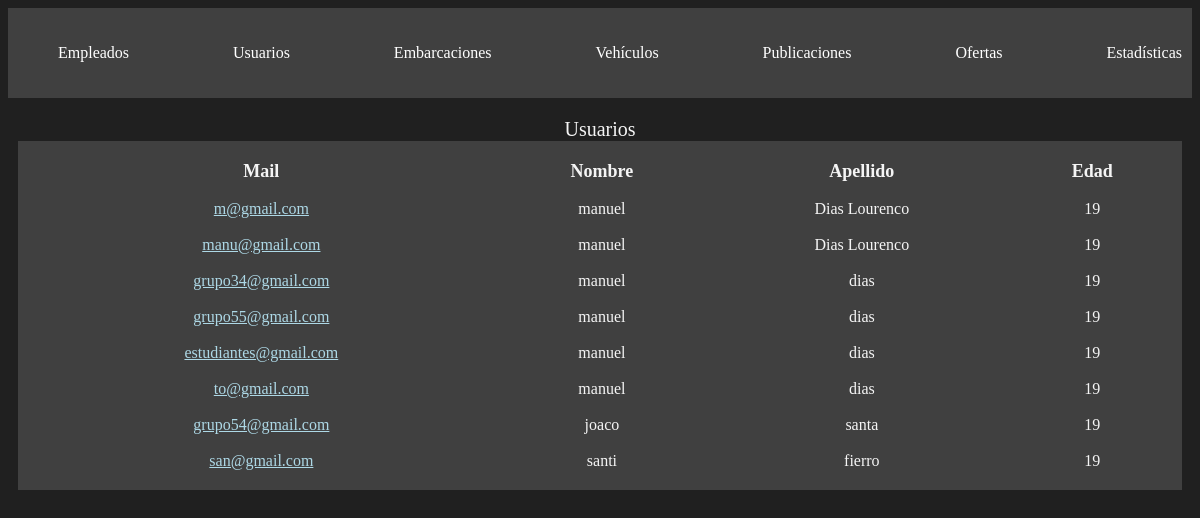
Screenshot of /administracion/usuarios/ (signed in) with the database file from the repository.
### usuarios/models.py (models this page shows, shortened)
class Usuario(AbstractBaseUser, PermissionsMixin):
    nombre = models.CharField(max_length=50)
    apellido = models.CharField(max_length=50)
    fecha_nacimiento = models.DateField()
    telefono = models.CharField(max_length=13)
    mail = models.EmailField(max_length=50, unique=True)
    password = models.CharField(max_length=128)
    is_staff= models.BooleanField(default=False)
    is_blocked= models.BooleanField(default=False)
    USERNAME_FIELD = 'mail'
    REQUIRED_FIELDS = ['nombre', 'apellido', 'fecha_nacimiento', 'telefono']

### administrador/views.py (the view)
# urls.py: path('', include('usuarios.urls')),
@login_required(login_url=reverse_lazy('home'))
def usuarios(request):
    usuario_actual = request.user
    if not usuario_actual.is_superuser:
        return redirect('home')
    usuarios = Usuario.objects.filter(is_staff=False)
    for usuario in usuarios:
        usuario.edad = calcular_edad(usuario.fecha_nacimiento)
    return render(request, 'usuarios.html', {
        'usuarios' : usuarios
    })

### administrador/views.py (called while the page is built)
def calcular_edad(fecha_nacimiento):
    fecha_actual = datetime.now()
    edad = fecha_actual.year - fecha_nacimiento.year - ((fecha_actual.month, fecha_actual.day) < (fecha_nacimiento.month, fecha_nacimiento.day))
    return edad

### autenticacion/backend.py (called while the page is built)
    def get_user(self, user_id):
        UserModel = get_user_model()
        try:
            return UserModel.objects.get(pk=user_id)
        except UserModel.DoesNotExist:
            return None

### administrador/templates/usuarios.html
{% extends 'layouts/navbar.html' %}
{% block content %}
<table>
    <caption>Usuarios</caption>
    <thead>
        <tr>
            <th>Mail</th>
            <th>Nombre</th>
            <th>Apellido</th>
            <th>Edad</th>
        </tr>
    </thead>
    <tbody>
        {% for usuario in usuarios %}
        <tr>
            <td>
                <a href="{% url 'ver perfil' usuario.id %}"> {{usuario.mail}} </a>
            </td>
            <td>{{usuario.nombre}}</td>
            <td>{{usuario.apellido}}</td>
            <td>{{usuario.edad}}</td>
        </tr>
        {% endfor %}
    </tbody>
</table>
{% endblock %}

### administrador/static/styles/main.css (style rules this page uses)
body { background: #202020; color: whitesmoke; }
table { width: 100%; background: #404040; color: whitesmoke; padding: 10px; margin-bottom: 2px; }
table caption { font-size: 20px; }
table thead th { font-size: 18px; }
table tbody td { font-size: 16px; }
table th, table td { padding: 8px; text-align: center; }
a:link, a:visited { color: lightblue; font-size: 16px; }

### rows the page displays
Usuario: mail "m@gmail.com", nombre "manuel", apellido "Dias Lourenco", edad "19"
Usuario: mail "manu@gmail.com", nombre "manuel", apellido "Dias Lourenco", edad "19"
Usuario: mail "grupo34@gmail.com", nombre "manuel", apellido "dias", edad "19"
Usuario: mail "grupo55@gmail.com", nombre "manuel", apellido "dias", edad "19"
Usuario: mail "estudiantes@gmail.com", nombre "manuel", apellido "dias", edad "19"
Usuario: mail "to@gmail.com", nombre "manuel", apellido "dias", edad "19"
Usuario: mail "grupo54@gmail.com", nombre "joaco", apellido "santa", edad "19"
Usuario: mail "san@gmail.com", nombre "santi", apellido "fierro", edad "19"
